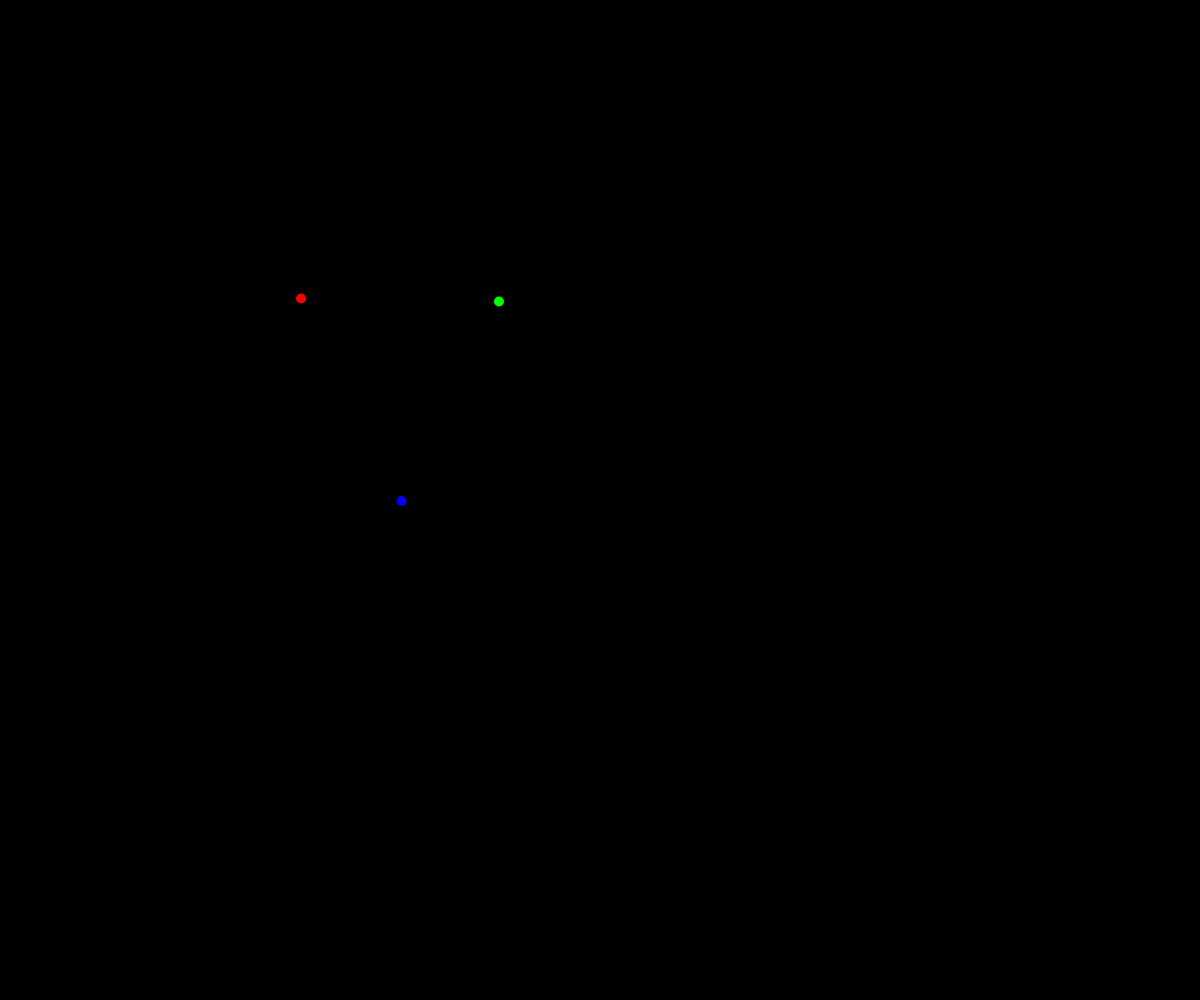
Frame 1 (no input)
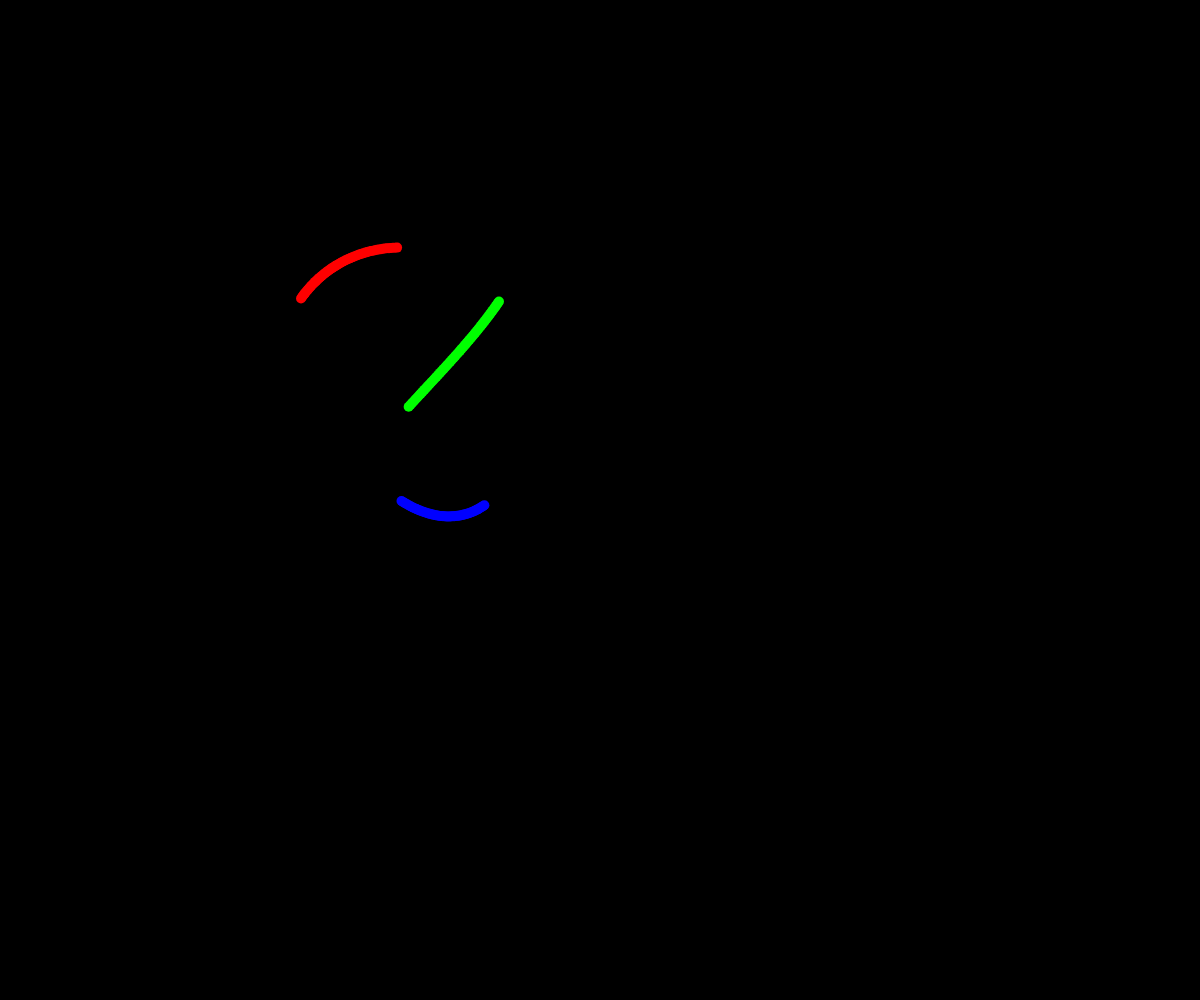
Frame 60 (no input)
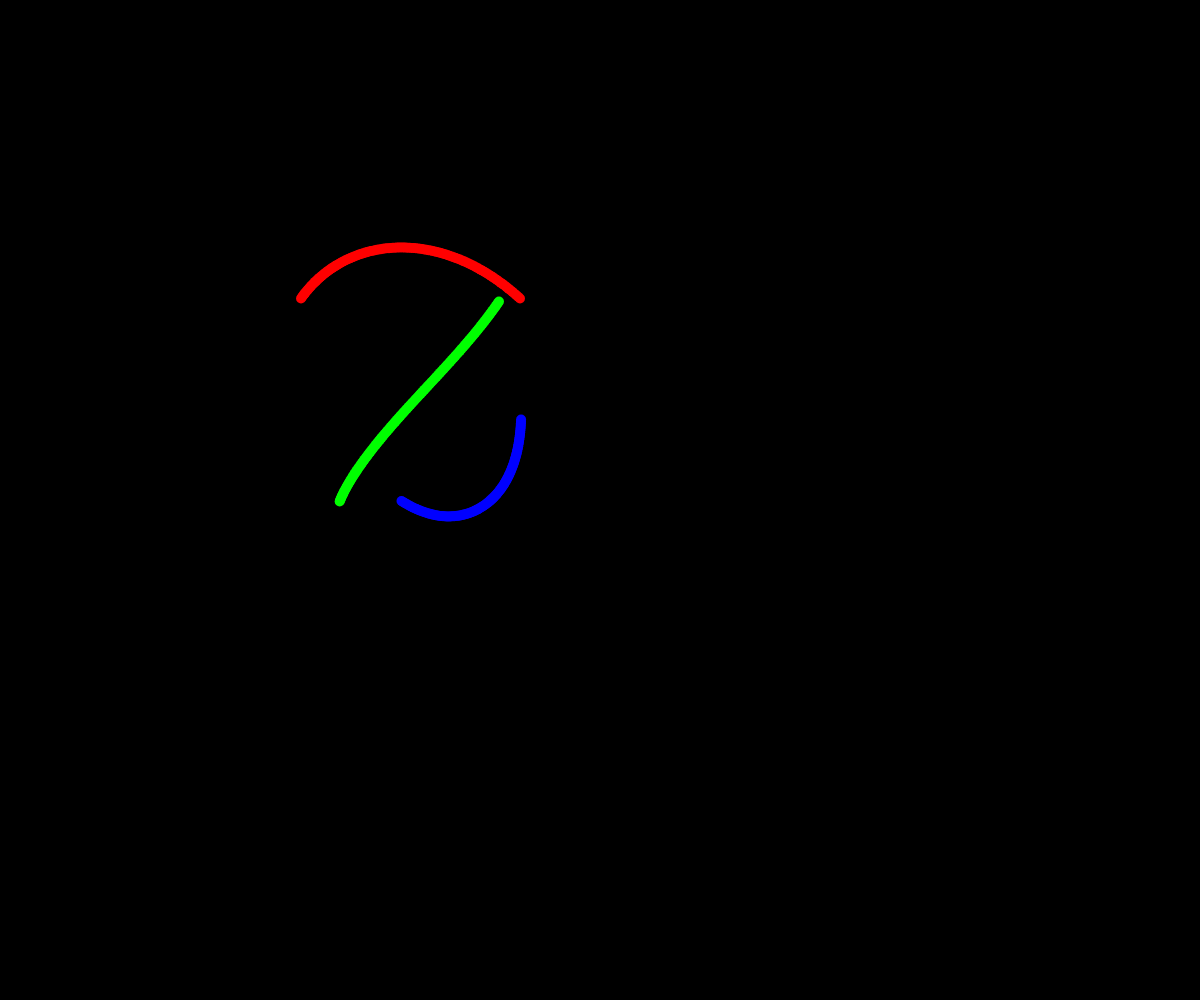
Frame 120 (the mouse pressed at the canvas centre since frame 60)

The p5.js sketch that drew these frames (run headless with seeded random() and noise() and a simulated clock; from frame 60 on, the mouse is pressed at the canvas centre):

// p5.js sketch
// ── sketch.js
let bodies = [];
let colors = [];

function setup() {
  createCanvas(windowWidth, windowHeight);
  background(0);
  bodies.push(new Body(300, 300, 1, -1.5, 10, color(255, 0, 0)));
  bodies.push(new Body(500, 300, -1, 1.5, 10, color(0, 255, 0)));
  bodies.push(new Body(400, 500, 1.5, 1, 10, color(0, 0, 255)));
}

function draw() {
  for (let body of bodies) {
    body.update();
    body.checkEdges();
    body.show();
  }
}

class Body {
  constructor(x, y, vx, vy, mass, col) {
    this.pos = createVector(x, y);
    this.vel = createVector(vx, vy);
    this.acc = createVector(0, 0);
    this.mass = mass;
    this.col = col; // 각 천체의 색상
  }

  applyForce(force) {
    let f = p5.Vector.div(force, this.mass);
    this.acc.add(f);
  }

  update() {
    this.acc.set(0, 0);
    for (let other of bodies) {
      if (other !== this) {
        let force = this.attract(other);
        this.applyForce(force);
      }
    }
    this.vel.add(this.acc);
    this.pos.add(this.vel);
  }

  attract(other) {
    let G = 1; // 중력 상수 조정
    let r = p5.Vector.dist(this.pos, other.pos);
    r = constrain(r, 5, 25); // 최소 및 최대 거리 제한
    let strength = (G * this.mass * other.mass) / (r * r);
    let force = p5.Vector.sub(other.pos, this.pos);
    force.setMag(strength);
    return force;
  }

  checkEdges() {
    // 벽에 부딪히면 반사하도록 설정
    if (this.pos.x > width || this.pos.x < 0) {
      this.vel.x *= -1;
    }
    if (this.pos.y > height || this.pos.y < 0) {
      this.vel.y *= -1;
    }
    this.pos.x = constrain(this.pos.x, 0, width);
    this.pos.y = constrain(this.pos.y, 0, height);
  }

  show() {
    stroke(this.col);
    strokeWeight(this.mass);
    point(this.pos.x, this.pos.y);
  }
}
